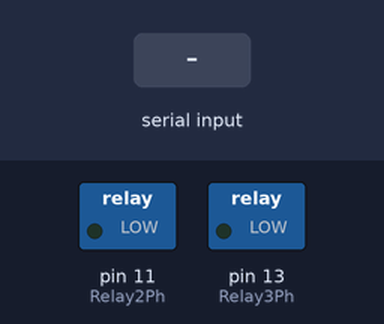
The sketch below on a simulated Arduino Uno, built with avr-gcc and run on an emulated ATmega328P. On the bench: switched loads named in the sketch (green lamp = pin HIGH). The test bench sets the inputs (shaded band). EEPROM starts erased; the modem accepts every AT command (registered, SIM ready, sends succeed) and sends nothing else; pins used as bus, display or sensor lines are not drawn; what the sketch prints to the serial monitor is not drawn.

Above: at 3.7 s.
3.8 s: "ON1" received over the second serial link
At 4.7 s:
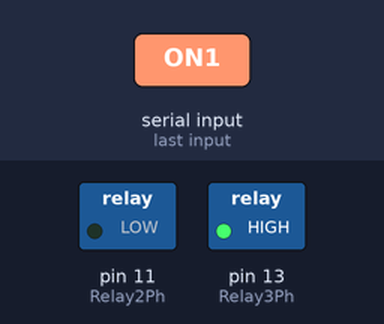
Timing chart, 0 to 6.8 s (numbered marks = the images above; inputs shaded):
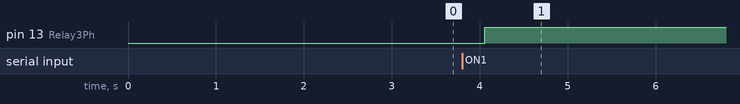

The sketch:

GSM_Motor_Control.ino
```cpp
/*GSM Motor Control Code
 *
 * Developed using Arduino 1.8.15 Windows 10 64 Bit
 *
 * Board: Arduino UNO r3 SMD, 800L GSM Module
 * Programmer: AVRISP mkll
 */

/*Arduio Pinouts
 * 2,3 - Tx and Rx for 800L GSM
 * Digital 9 - Power ON 800L
 * Digital 11 - 2Phase Relay
 * Digital 13 - 3Phase Relay
 */

//#1 - Commented to add 2 Phase Relay Function

#include <SoftwareSerial.h>
#include <EEPROM.h>

SoftwareSerial mySerial(3, 2);
char incomingByte;
String inputString;
int address = 0; //Address for EEPROM to store previous state

int Power800L = 9;  //Power ON GSM Module
int Relay2Ph = 11;  //2Phase Relay
int Relay3Ph = 13;  //3Phase Relay

void setup()
{
pinMode(Power800L, OUTPUT);  //Set Pin9 as 3PH Relay Output
pinMode(Relay2Ph, OUTPUT);  //Set Pin11 as 2PH Relay Output
pinMode(Relay3Ph, OUTPUT);  //Set Pin13 as 3PH Relay Output

if (EEPROM.read(address) == 'H') {
  digitalWrite(Relay3Ph, HIGH);
  //#1digitalWrite(Relay2Ph, HIGH);
  //#1delay(5000);
  //#1digitalWrite(Relay2Ph, LOW);  //Release ON Button after 5 Seconds
  }
  else {
  digitalWrite(Relay3Ph, LOW);
  }

digitalWrite(Power800L, HIGH); //Power ON GSM Module and Wait 5 Seconds

Serial.begin(9600);
mySerial.begin(9600);
Serial.println("Starting...");
delay(1000);
mySerial.println("AT");
pollSms();
mySerial.println("AT+CMGF=1");
pollSms();
mySerial.println("AT+CNMI=1,2,0,0,0");
pollSms();
}

void loop()
{
pollSms();
}

void pollSms()
{
delay(500);

while (Serial.available()) {
  mySerial.write(Serial.read()); //Print Everything to Serial Monitor
  }

while(mySerial.available()) {
  incomingByte = mySerial.read();
  inputString += incomingByte;     //Build sms String from Character Byte
  }

//Serial.println(inputString);  //SMS
inputString.toUpperCase();      //Convert sms to Caps letter

if (inputString.indexOf("OFF1") > -1){
  digitalWrite(Relay3Ph, LOW);
  EEPROM.update(address, 'L');
  mySerial.println("AT+CMGDA=\"DEL ALL\"");
  sendsms1();
  sendsms2();
  }

else if (inputString.indexOf("ON1") > -1){
  EEPROM.update(address, 'H');
  mySerial.println("AT+CMGDA=\"DEL ALL\"");
  digitalWrite(Relay3Ph, HIGH);
  //#1digitalWrite(Relay2Ph, HIGH);
  //#1delay(5000);                          //Wait 5 Seconds for 2Ph Relay
  //#1digitalWrite(Relay2Ph, LOW);
  sendsms1();
  sendsms2();
  }

else {
  //Send Error sms
  }

inputString = ""; //Clears String for next sms
}  //Poll Function ends

void sendsms1()
{
  delay(1000);
  mySerial.println("AT+CMGS=\"+919095981331\"\r");
  delay(500);
  if (EEPROM.read(address) == 'H') {
    mySerial.print("O_N Success");
    }
    else {
    mySerial.print("O_F_F Success");
    }
  delay(500);
  mySerial.write(26);
  }

void sendsms2()
{
  delay(1000);
  mySerial.println("AT+CMGS=\"+919790039301\"\r");
  delay(500);
  if (EEPROM.read(address) == 'H') {
    mySerial.print("O_N Success");
    }
    else {
    mySerial.print("O_F_F Success");
    }
  delay(500);
  mySerial.write(26);
  }
```

Measured:
- after the input at 3.8 s, pin 13 (Relay3Ph): LOW → HIGH after 0.26 s
